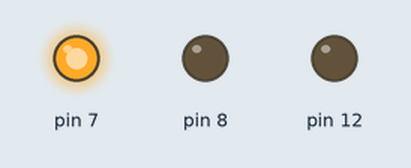
The sketch below on a simulated Arduino Uno, built with avr-gcc and run on an emulated ATmega328P. Shown: output pins drawn as LEDs (lit = HIGH).

Above: at 0.05 s.
At 1.25 s:
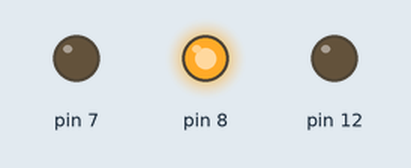
At 2.81 s:
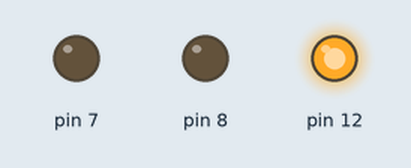
Timing chart, 0 to 3.1 s (numbered marks = the images above):
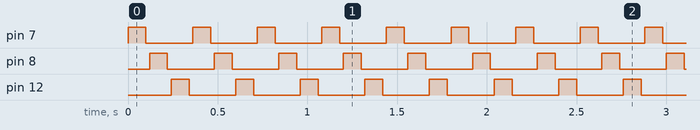

The sketch:

3LEDS.ino
```cpp
void setup() {
  // put your setup code here, to run once:
pinMode(8,OUTPUT);
pinMode(7,OUTPUT);
pinMode(12,OUTPUT);

}

void loop() {
  // put your main code here, to run repeatedly:
digitalWrite(7,HIGH);
delay(100);
digitalWrite(7,LOW);
delay(20);
digitalWrite(8,HIGH);
delay(100);
digitalWrite(8,LOW);
delay(20);
digitalWrite(12,HIGH);
delay(100);
digitalWrite(12,LOW);
delay(20);
}
```

Measured:
- by itself, pin 7, pin 8, pin 12: alternates HIGH for 0.10 s and LOW for 0.26 s
